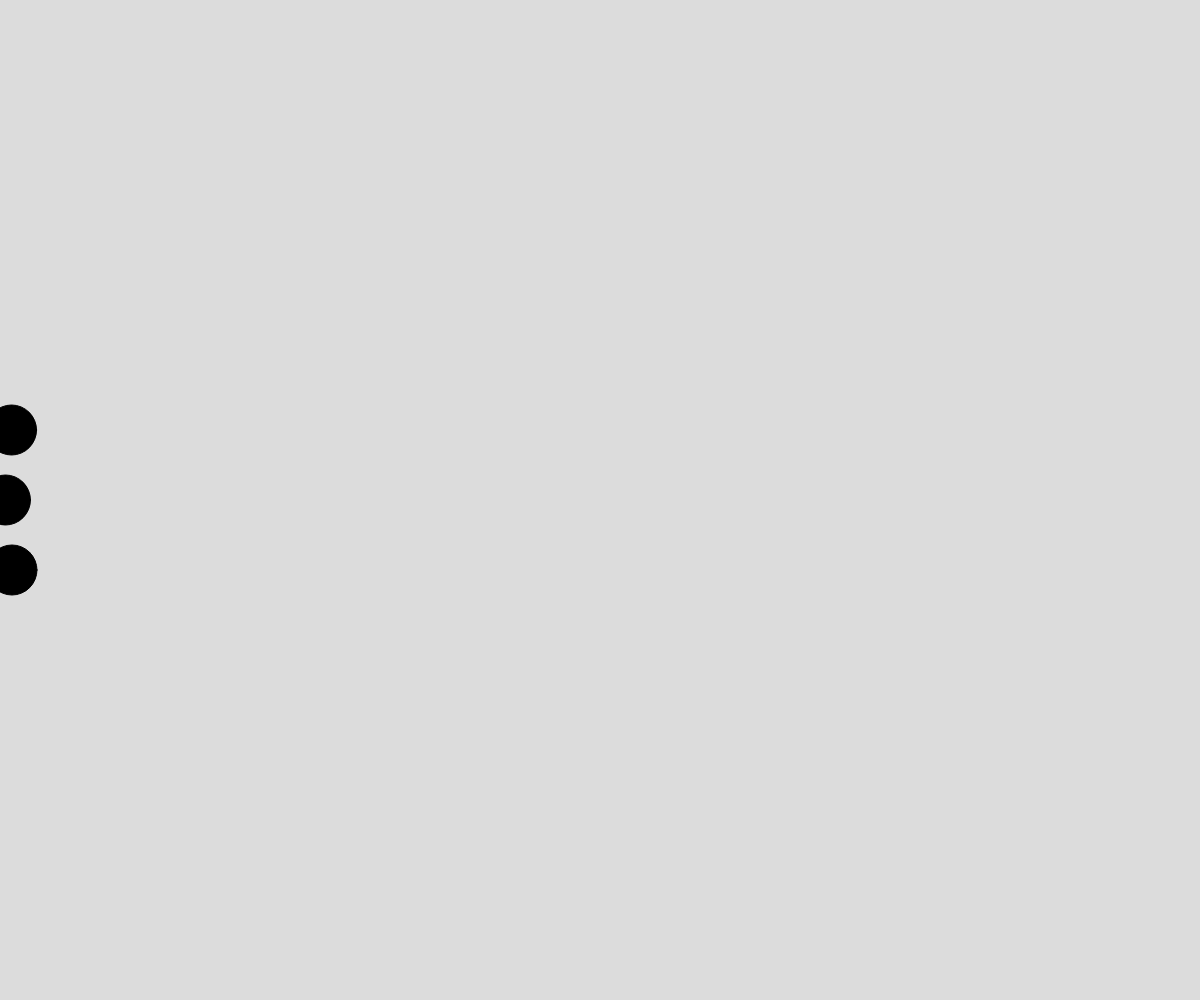
Frame 1 (no input)
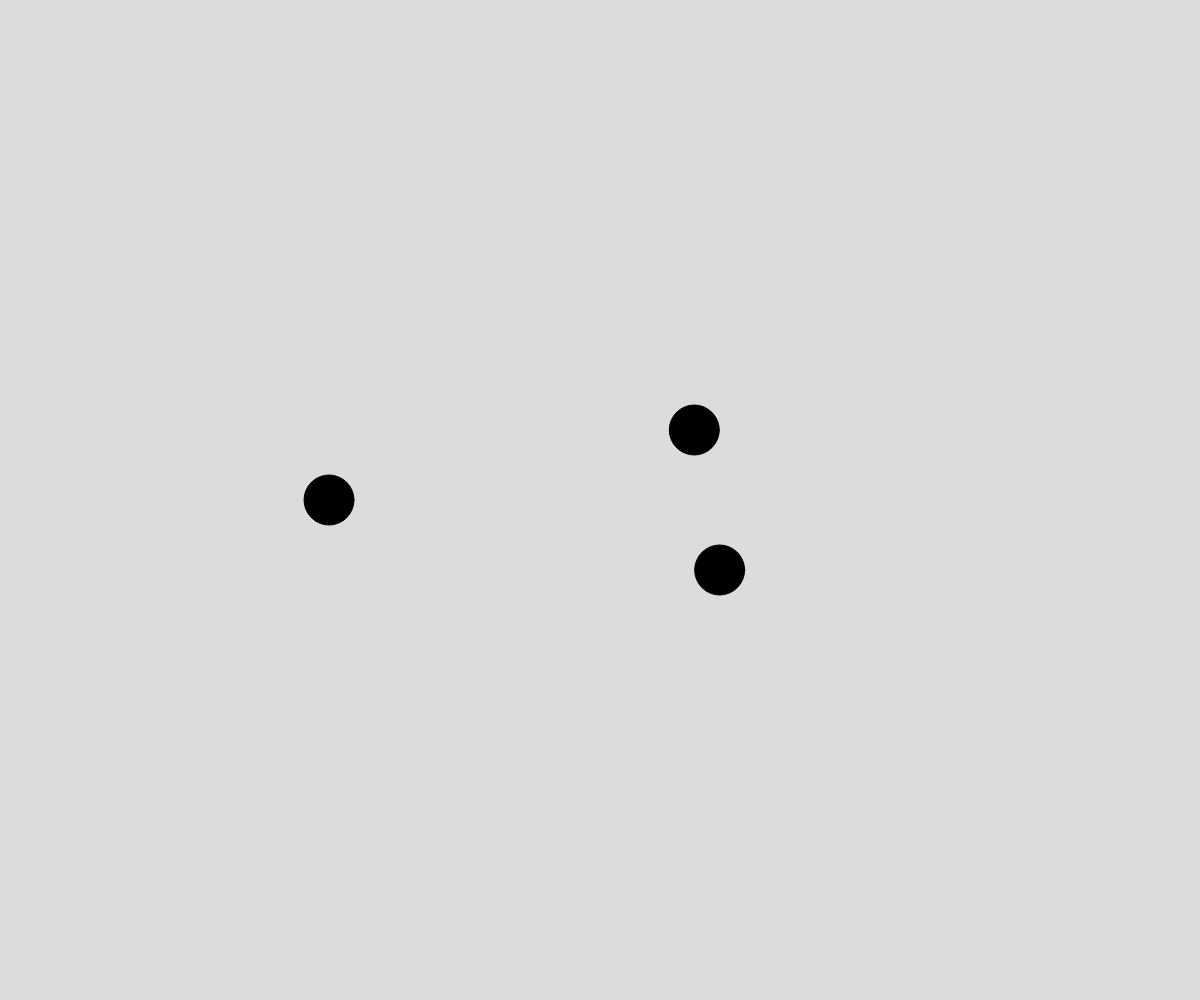
Frame 60 (no input)
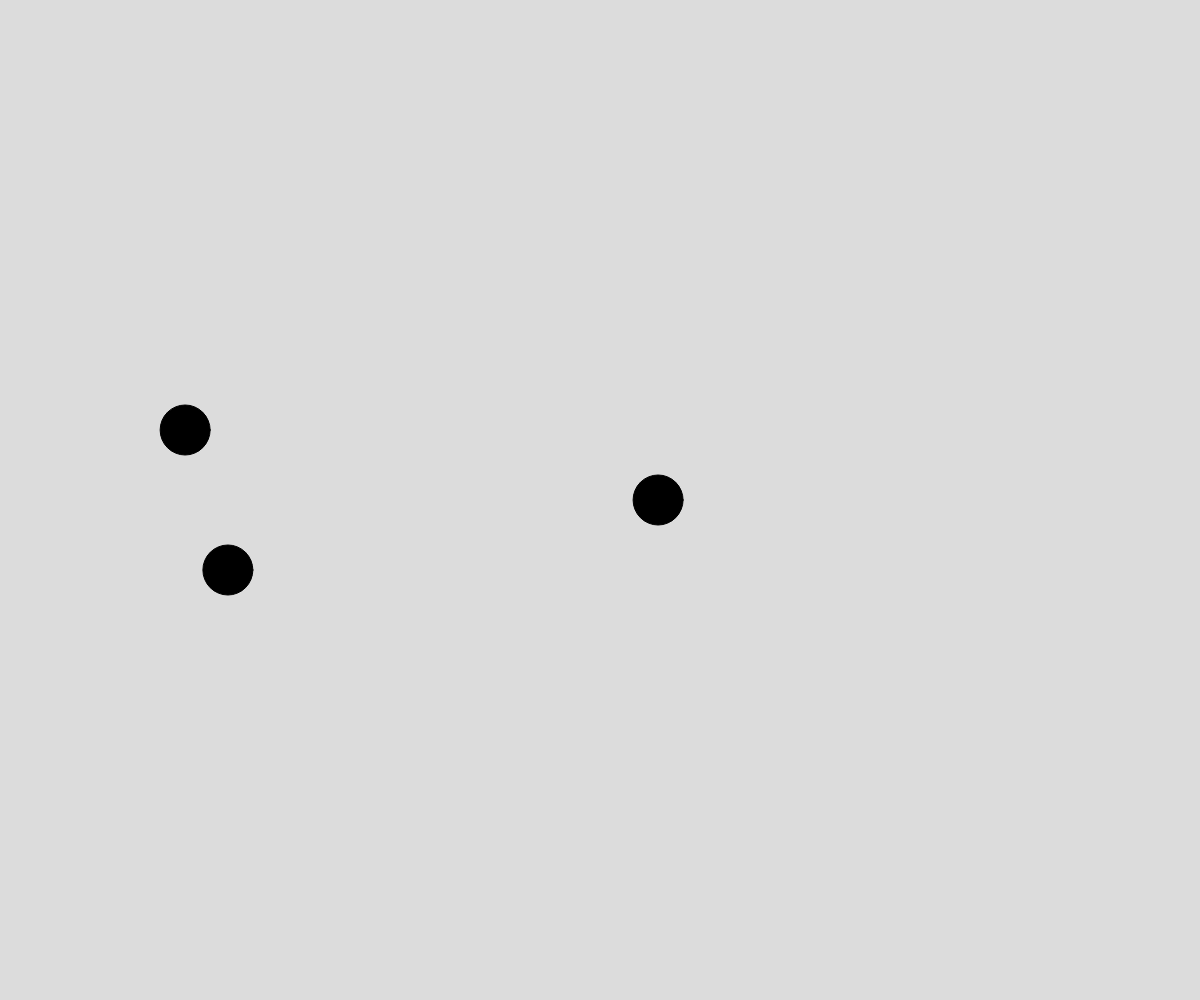
Frame 120 (the mouse pressed at the canvas centre since frame 60)

The p5.js sketch that drew these frames (run headless with seeded random() and noise() and a simulated clock; from frame 60 on, the mouse is pressed at the canvas centre):

// p5.js sketch
// ── sketch.js
// Project Title
// Your Name
// Date
//
// Extra for Experts:
// - describe what you did to take this project "above and beyond"

let racers = [];
const NUM_RACERS = 1;
let color = 0;
function setup() {
  createCanvas(windowWidth, windowHeight);
  //set up some walker objects
  for(let i = 0; i < NUM_RACERS; i++){
      
    racers.push(new RoundRacer(height/2 - 70,color));
    racers.push(new RoundRacer(height/2,color));
    racers.push(new RoundRacer(height/2 + 70,color));
  }
}

function draw() {
  background(220);

  for(let w of racers){
    w.move();
    w.display();
  }
}

class RoundRacer {
  constructor (yPosition, color){
    this.xPosition = 0;
    this.yPosition = yPosition;
    this.xSpeed = random(3,15);
    this.color = color;
  }

  //class methods
  move(){
    this.xPosition += this.xSpeed;
    if (this.xPosition > width){
      this.xPosition = 0;
    }
  }

  display(){
    fill(color);
    circle(this.xPosition,this.yPosition, 50);
  }
}
